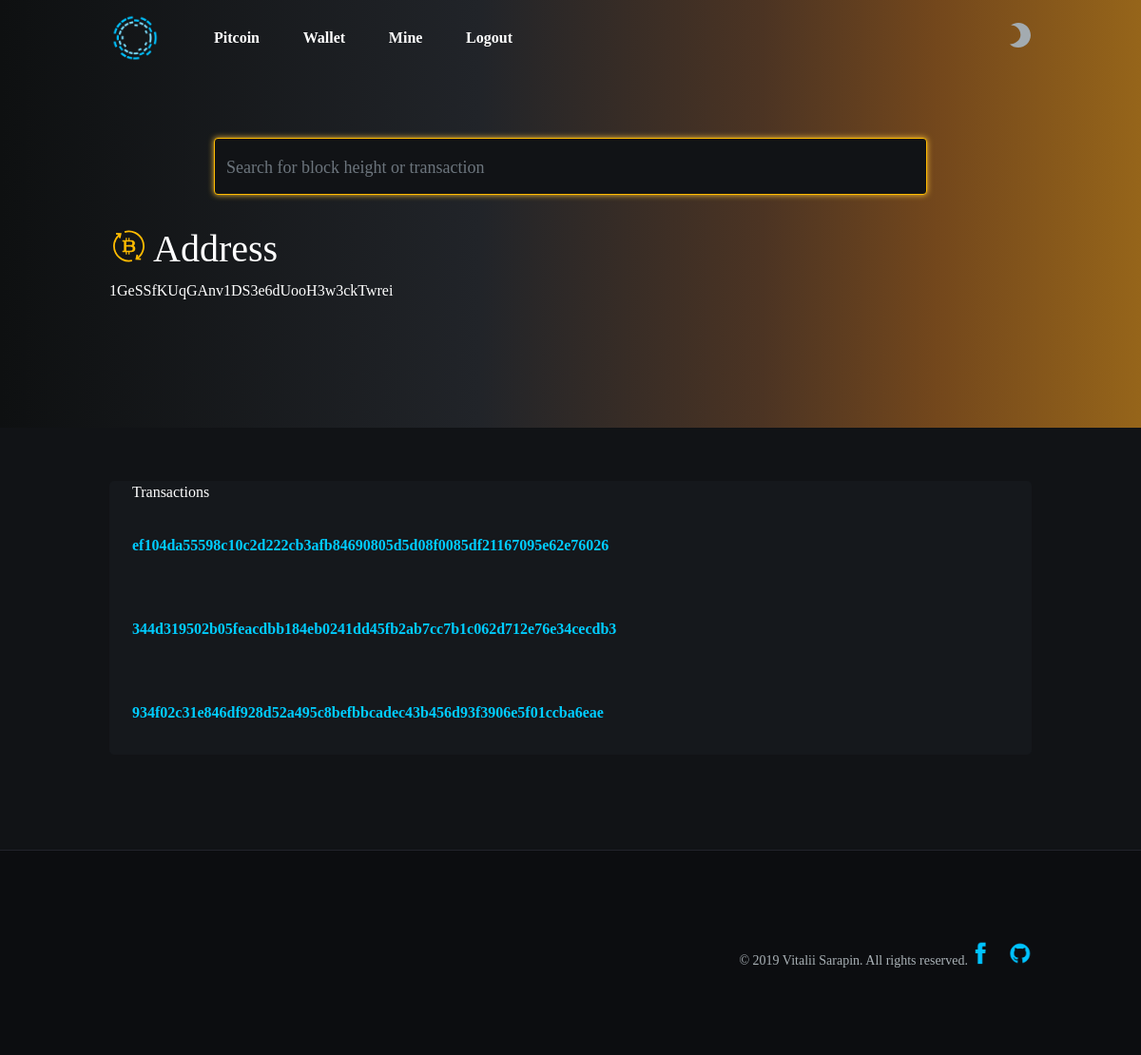
Screenshot of /wallet/info/1GeSSfKUqGAnv1DS3e6dUooH3w3ckTwrei (signed in) with the database file from the repository.
### application/models.py (models this page shows)
class Outputs(models.Model):
    address_to = models.CharField(max_length=1000)
    type = models.CharField(max_length=1000)
    scriptpubkey_hex = models.CharField(max_length=1000)
    spending_tx = models.CharField(max_length=1000)
    tx_hash = models.CharField(max_length=1000)
    value = models.CharField(max_length=1000)

### application/views.py (the view)
# urls.py: path("wallet/info/<wallet_address>", application.views.address_info, name="address_info"),
def address_info(request, wallet_address):
    if not request.user.is_authenticated:
            return redirect('/')
    tmp_input = []
    outputs = Outputs.objects.filter(address_to=wallet_address)
    for input in outputs:
        tmp_input.append([
            {'tx_hash': input.tx_hash},
        ])
    return render(request, "wallet_address.html", { 'wallet_address': wallet_address, 'inputs': tmp_input })

### application/templates/wallet_address.html (shortened to what this page needs)
{% load staticfiles %}
<!DOCTYPE html>
<html>
<head>
    <link rel="stylesheet" href="{% static 'css/bootstrap.min.css' %}">
    <link rel="stylesheet" href="{% static 'css/style.css' %}">
</head>
<body lang="en" dir="ltr" class="theme-dark">
<div id="explorer">
    <div class="explorer-container">
        <div class="content-wrap">
            <nav class="navbar navbar-dark navbar-expand-lg">
                <div class="container"><a class="navbar-brand" href="/"></a>
                    <div class="collapse navbar-collapse" id="navbar-menu">
                        <ul class="navbar-nav">
                            <li class="nav-item"><a class="nav-link" href="/"
                                                           rel="external">Pitcoin</a></li>
                            <li class="nav-item"><a class="nav-link" href="/wallet"
                                                     rel="external">Wallet</a></li>
                            <li class="nav-item"><a class="nav-link" href="/mine"
                                                     rel="external">Mine</a></li>
                            <li class="nav-item"><a class="nav-link" href="/logout"
                                                           rel="external">Logout</a></li>
                            <li class="nav-item nav-toggler">
                                <div class="nav-bar_moon_icon toggle-theme"></div>
                            </li>
                        </ul>
                    </div>
                </div>
            </nav>
            <div>
                <div class="jumbotron jumbotron-fluid transaction-page">
                    <div class="container">
                        <form action="/search/" method="post" class="search form-inline ml-auto">
                            <div class="search-bar page-search-bar"><input class="form-control search-bar-input"
                                                                           type="search" name="q"
                                                                           placeholder="Search for block height or transaction"
                                                                           autocomplete="off" aria-label="Search">
                                <button class="search-bar-submit" type="image"></button>
                            </div>
                        </form>
                        <div><h1 class="transaction-header-title">Address</h1>
                            <div class="block-hash"><span>{{ wallet_address }}</span></div>
                        </div>
                    </div>
                </div>
                <div class="container">
                    <div id="{{ info.3.tx_hash }}" class="transaction-box">
                        <div>Transactions</div>
                        {% for hash in inputs %}
                        <div class="header">
                            <div class="txn"><a href="#" onclick="return false">{{ hash.0.tx_hash }}</a></div>
                        </div>
                        {% endfor%}
                    </div>
                </div>
            </div>
        </div>
        <footer class="footer">
            <div class="container">
                <div class="footer-logo"></div>
                <div class="footer_container_content">
                    <div class="footer_container_content_row">
                        <div class="footer_container_content_row_social-media_container"><a
                                class="footer_container_content_row_social-media_link"
                                href="https://www.facebook.com/vsarapin/" target="_blank"><img
                                class="footer_container_content_row_social-media_item" alt=""
                                src="{% static 'f1b_blue.png' %}"></a><a
                                class="footer_container_content_row_social-media_link"
                                href="https://github.com/vsarapin" target="_blank"><img
                                class="footer_container_content_row_social-media_item" alt=""
                                src="{% static 'github_blue.png' %}"></a></div>
                        <div class="footer_container_content_copyright">© 2019 Vitalii Sarapin. All rights reserved.
                        </div>
                    </div>
                </div>
            </div>
        </footer>
    </div>
</div>
</body>
</html>

### rows the page displays
Outputs: tx_hash "ef104da55598c10c2d222cb3afb84690805d5d08f0085df21167095e62e76026"
Outputs: tx_hash "344d319502b05feacdbb184eb0241dd45fb2ab7cc7b1c062d712e76e34cecdb3"
Outputs: tx_hash "934f02c31e846df928d52a495c8befbbcadec43b456d93f3906e5f01ccba6eae"

### other values shown
{{ wallet_address }} "1GeSSfKUqGAnv1DS3e6dUooH3w3ckTwrei"
